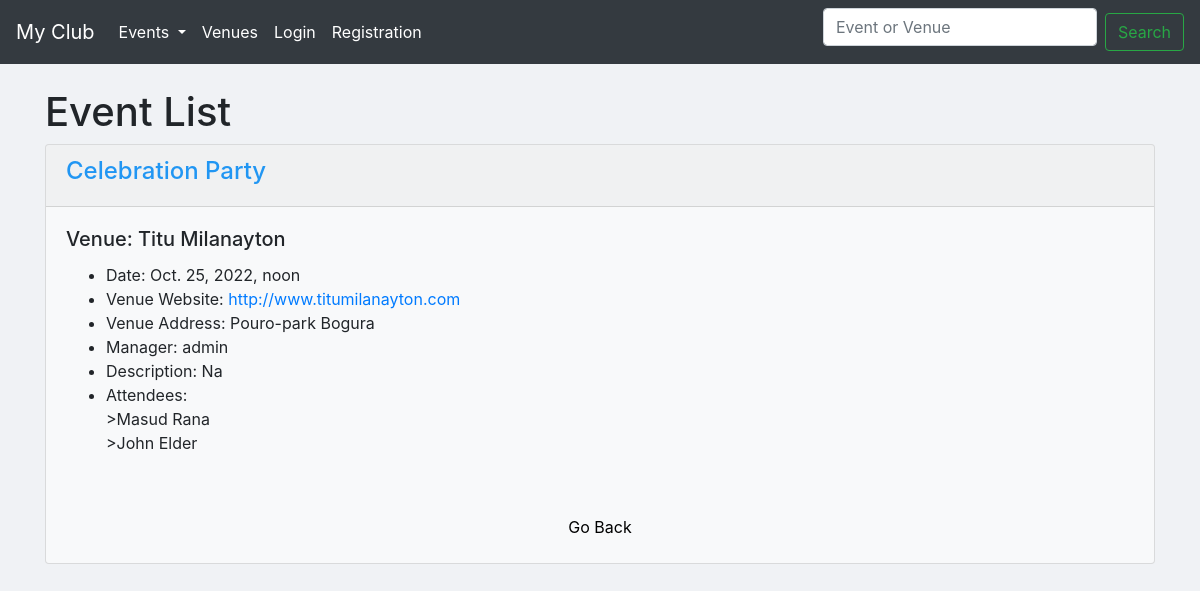
The page /show-event/eventid1/ on the database its author committed.
### events/models.py (models this page shows, shortened)
class Event(models.Model):
	name = models.CharField('Event name', max_length=120)
	event_date = models.DateTimeField('Event date')
	venue = models.ForeignKey(Venue, null=True, on_delete=models.CASCADE) # Many to One Relation
	manager = models.ForeignKey(User, blank=True,on_delete=models.CASCADE) # Many to one Relation
	description = models.TextField(blank=True)
	attendees = models.ManyToManyField(MyClubUser,blank=True) # Many to Many Relation
	def __str__(self):
		return self.name

class Venue(models.Model):
	name = models.CharField(verbose_name='Venue name', max_length=120)
	address = models.CharField(max_length=300)
	zip_code = models.CharField('Zip Code',max_length=10,blank=True)
	phone = models.CharField('Contact phone',max_length=15,blank=True)
	web = models.URLField('Website address', blank=True)
	email = models.EmailField('Email address',blank=True)
	owner = models.PositiveIntegerField(verbose_name='Venue Owner', blank=False, default=1)
	book = models.BooleanField(default=False, blank=True)
	images = models.ImageField(upload_to='venue/images/',verbose_name='Upload Image')
	def __str__(self):
		return self.name

class MyClubUser(models.Model):
	first_name = models.CharField(max_length=30)
	last_name = models.CharField(max_length=30)
	email = models.EmailField('User email')
	def __str__(self):
		return self.first_name + ' ' + self.last_name

### events/views.py (the view)
# urls.py: path('show-event/eventid<int:event_id>/', views.show_event, name='show-event'),
def show_event(request, event_id):
	event = Event.objects.get(pk=event_id)
	return render(request, 'events/show_event.html',{'event':event})

### events/templates/events/show_event.html
{% extends 'events/base.html' %}
    {% block content %}
      <h1>Event List</h1>
      <div class="card bg-light mb-3">
        <div class="card-header" style="color:#2196f3;"> <strong> <h4>{{event | title}}</h4> </strong> </div>
          <div class="card-body">
            <h5 class="card-title">Venue: {{event.venue | title}}</h5>
            <ul>
              <li>Date: {{event.event_date}}</li>
              <li>Venue Website: <a href="{{event.venue.web}}" target="_blank">{{event.venue.web}}</a></li>
              <li>Venue Address: {{event.venue.address}}</li>
              <li>Manager: {{event.manager}}</li>
              <li>Description: {{event.description}}</li>
              <li>Attendees:<br/>
              {% for userattend in event.attendees.all %}
                >{{userattend}}<br>
                {% endfor %}
              </li>
            </ul>
        <br>
    </div>
    <div class="text-center">
      <a id="back" style="padding:8px;text-decoration: none;color: black;" href="{% url 'list-events' %}">Go Back</a><br><br>
  </div>
  </div>
    {% endblock content %}

### events/templates/events/base.html (style rules this page uses)
body { background-color: #f0f2f5; }

### rows shown on the page
Event: name "Celebration Party", venue "Titu Milanayton", event_date "Oct. 25, 2022, noon", venue.web "http://www.titumilanayton.com", venue.address "Pouro-park Bogura", manager "admin", description "Na"
MyClubUser: first_name+last_name "Masud Rana"
MyClubUser: first_name+last_name "John Elder"
